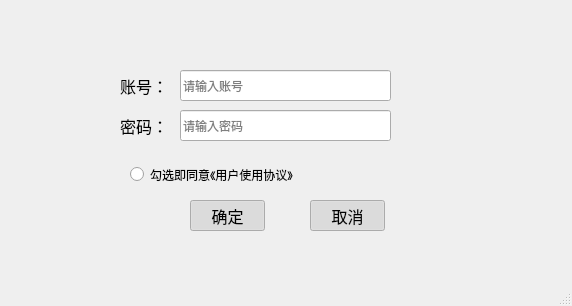
<?xml version="1.0" encoding="UTF-8"?>
<ui version="4.0">
    <class>MainWindow</class>
    <widget class="QMainWindow" name="MainWindow">
        <property name="geometry">
            <rect>
                <x>0</x>
                <y>0</y>
                <width>572</width>
                <height>306</height>
            </rect>
        </property>
        <property name="acceptDrops">
            <bool>false</bool>
        </property>
        <property name="windowTitle">
            <string>登录</string>
        </property>
        <widget class="QWidget" name="centralwidget">
            <widget class="QLabel" name="label">
                <property name="geometry">
                    <rect>
                        <x>120</x>
                        <y>70</y>
                        <width>71</width>
                        <height>31</height>
                    </rect>
                </property>
                <property name="font">
                    <font>
                        <pointsize>12</pointsize>
                    </font>
                </property>
                <property name="text">
                    <string>账号：</string>
                </property>
            </widget>
            <widget class="QLabel" name="label_2">
                <property name="geometry">
                    <rect>
                        <x>120</x>
                        <y>110</y>
                        <width>71</width>
                        <height>31</height>
                    </rect>
                </property>
                <property name="font">
                    <font>
                        <pointsize>12</pointsize>
                    </font>
                </property>
                <property name="text">
                    <string>密码：</string>
                </property>
            </widget>
            <widget class="QLineEdit" name="lineEdit">
                <property name="geometry">
                    <rect>
                        <x>180</x>
                        <y>70</y>
                        <width>211</width>
                        <height>31</height>
                    </rect>
                </property>
                <property name="placeholderText">
                    <string>请输入账号</string>
                </property>
            </widget>
            <widget class="QLineEdit" name="lineEdit_2">
                <property name="geometry">
                    <rect>
                        <x>180</x>
                        <y>110</y>
                        <width>211</width>
                        <height>31</height>
                    </rect>
                </property>
                <property name="echoMode">
                    <enum>QLineEdit::Password</enum>
                </property>
                <property name="placeholderText">
                    <string>请输入密码</string>
                </property>
            </widget>
            <widget class="QPushButton" name="pushButton">
                <property name="geometry">
                    <rect>
                        <x>190</x>
                        <y>200</y>
                        <width>75</width>
                        <height>31</height>
                    </rect>
                </property>
                <property name="font">
                    <font>
                        <pointsize>12</pointsize>
                    </font>
                </property>
                <property name="autoFillBackground">
                    <bool>false</bool>
                </property>
                <property name="text">
                    <string>确定</string>
                </property>
                <property name="checkable">
                    <bool>true</bool>
                </property>
                <property name="checked">
                    <bool>true</bool>
                </property>
                <property name="autoDefault">
                    <bool>false</bool>
                </property>
                <property name="default">
                    <bool>false</bool>
                </property>
            </widget>
            <widget class="QPushButton" name="pushButton_2">
                <property name="geometry">
                    <rect>
                        <x>310</x>
                        <y>200</y>
                        <width>75</width>
                        <height>31</height>
                    </rect>
                </property>
                <property name="font">
                    <font>
                        <pointsize>12</pointsize>
                    </font>
                </property>
                <property name="text">
                    <string>取消</string>
                </property>
                <property name="checkable">
                    <bool>true</bool>
                </property>
                <property name="checked">
                    <bool>true</bool>
                </property>
            </widget>
            <widget class="QRadioButton" name="radioButton">
                <property name="geometry">
                    <rect>
                        <x>130</x>
                        <y>159</y>
                        <width>211</width>
                        <height>31</height>
                    </rect>
                </property>
                <property name="font">
                    <font>
                        <pointsize>9</pointsize>
                    </font>
                </property>
                <property name="text">
                    <string>勾选即同意《用户使用协议》</string>
                </property>
            </widget>
        </widget>
        <widget class="QMenuBar" name="menubar">
            <property name="geometry">
                <rect>
                    <x>0</x>
                    <y>0</y>
                    <width>572</width>
                    <height>22</height>
                </rect>
            </property>
        </widget>
        <widget class="QStatusBar" name="statusbar"/>
    </widget>
    <resources/>
    <connections/>
</ui>
